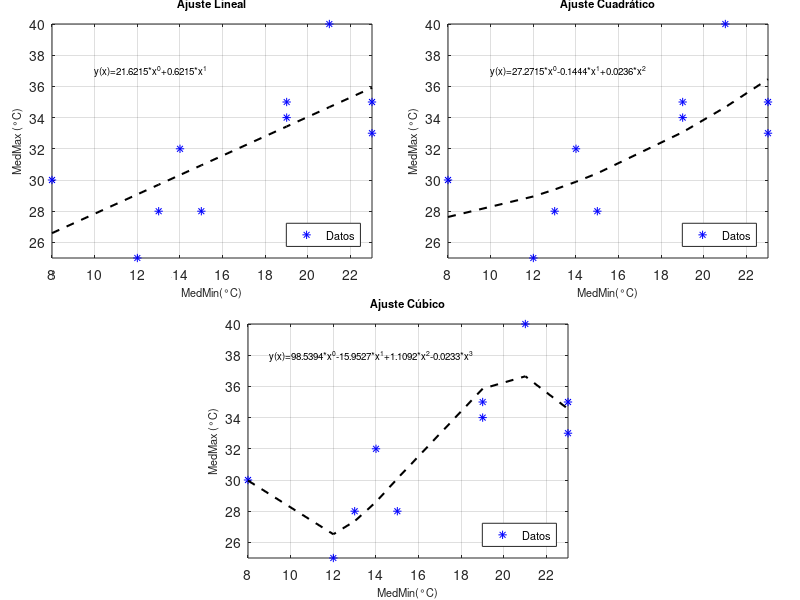

The MATLAB script that drew this image: (Note: this script raises an error after producing the figure.)
%Programa para Análisis de Varianzas por Joyce I. Casanova Chacón
%M. en C. en Hidrometeorología// Métodos numéricos
clear all; close all;
clc
%% Datos de Temperatura media de enero
X=[19 13 12 23 14 15 19 23 8 21];
Y=[34 28 25 35 32 28 35 33 30 40];

[~,dum] = sort(X);
X = X(dum);
Y = Y(dum);
x = X';          
y = Y';
Ybar = mean(y);
b = y;
%% Funciones
% Lineal 𝑦(𝑥)=𝑎0+𝑎1𝑥
Ml = [x.^0 x.^1];
al = pinv(Ml)*b;
Yhatl = Ml*al;
Fxl= al(1)*X.^0+al(2)*X.^1;
% Cuadrática 𝑦(𝑥)=𝑎0+𝑎1𝑥+𝑎2𝑥2
M2 = [x.^0 x.^1 x.^2];
a2 = pinv(M2)*b;
Yhat2 = M2*a2;
Fx2= a2(1)*x.^0+a2(2)*x.^1+a2(3)*x.^2;
% Cúbica 𝑦(𝑥)=𝑎0+𝑎1𝑥+𝑎2𝑥2+𝑎3𝑥3
M3 = [x.^0 x.^1 x.^2 x.^3];
a3 = pinv(M3)*b;
Yhat3 = M3*a3;
Fx3= a3(1)*X.^0+a3(2)*X.^1+a3(3)*X.^2+a3(4)*X.^3;
%% Errores
SSTO = sum((y-Ybar).^2);
%Error de las Regresiones
SSRl = sum((Yhatl-Ybar).^2);
SSR2 = sum((Yhat2-Ybar).^2);
SSR3 = sum((Yhat3-Ybar).^2);
%Error de los Ajustes
SSEl = sum((y-Yhatl).^2);
SSE2 = sum((y-Yhat2).^2);
SSE3 = sum((y-Yhat3).^2);
% Coeficiente de Determinación 
R2l = SSRl/SSTO;
R22 = SSR2/SSTO;
R23 = SSR3/SSTO;
%% Estadístico
%Grados de Libertad 
[nl,ml] = size(Ml);
dfl = nl-ml;
[n2,m2] = size(M2);
df2 = n2-m2;
[n3,m3] = size(M3);
df3 = n3-m3;
%Varianza AjusteLineal
S2l = SSEl/dfl;
S22 = SSE2/df2;
S23 = SSE3/df3;
%Desviación Estándar
sl = sqrt(diag(S2l*(inv(Ml'*Ml))));
asl = abs(al./sl);
s2 = sqrt(diag(S22*(inv(M2'*M2))));
as2 = abs(a2./s2);
s3 = sqrt(diag(S23*(inv(M3'*M3))));
as3 = abs(a3./s3);
%tStudent
tstul = abs(tinv(0.025,8));
tstu2 = abs(tinv(0.025,7));
tstu3 = abs(tinv(0.025,6));
%% Figuras
clf
axes('position',[0.065 0.57 0.4 0.39])
plot(X,Y,'*b')
hold on
plot(X,Fxl,'--k','Linewidth',1.5)
xlabel('MedMin(°C)','Fontsize',8)
ylabel('MedMax (°C)','Fontsize',8)
legend('Datos','Fontsize',8','Location','southeast')
str = {'y(x)=21.6215*x^{0}+0.6215*x^{1}'};
text(10,37,str,'FontSize',7)
grid on; box on;
axis tight
title('Ajuste Lineal','Fontsize',8)

axes('position',[0.56 0.57 0.4 0.39])
plot(X,Y,'*b')
hold on
plot(X,Fx2,'--k','Linewidth',1.5)
xlabel('MedMin(°C)','Fontsize',8)
ylabel('MedMax (°C)','Fontsize',8)
legend('Datos','Fontsize',8','Location','southeast')
str = {'y(x)=27.2715*x^{0}-0.1444*x^{1}+0.0236*x^{2}'};
text(10,37,str,'FontSize',7)
grid on; box on;
axis tight
title('Ajuste Cuadrático', 'Fontsize',8)

axes('position',[0.31 0.07 0.4 0.39])
plot(X,Y,'*b')
hold on
plot(X,Fx3,'--k','Linewidth',1.5)
xlabel('MedMin(°C)','Fontsize',8)
ylabel('MedMax (°C)','Fontsize',8)
legend('Datos','Fontsize',8','Location','southeast')
str = {'y(x)=98.5394*x^{0}-15.9527*x^{1}+1.1092*x^{2}-0.0233*x^{3}'};
text(9,38,str,'FontSize',7)
grid on; box on;
axis tight
title('Ajuste Cúbico','Fontsize',8)
%% Tablas 
%Errores
Ajuste= {'Lineal';'Cuadrático';'Cúbico'};
SSE=[SSEl;SSE2;SSE3];
R2=[R2l;R22;R23];
T1=table(Ajuste,SSE,R2)